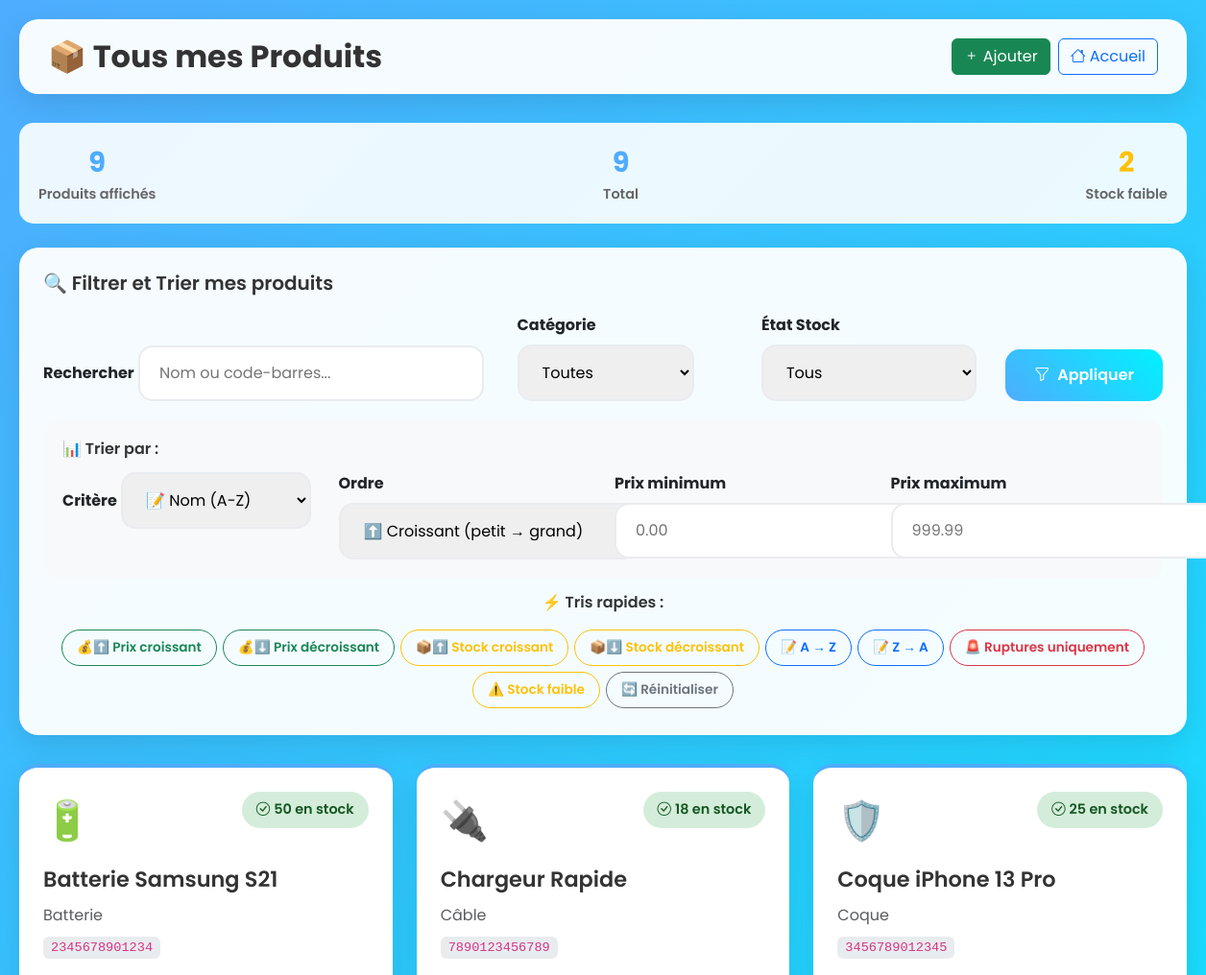
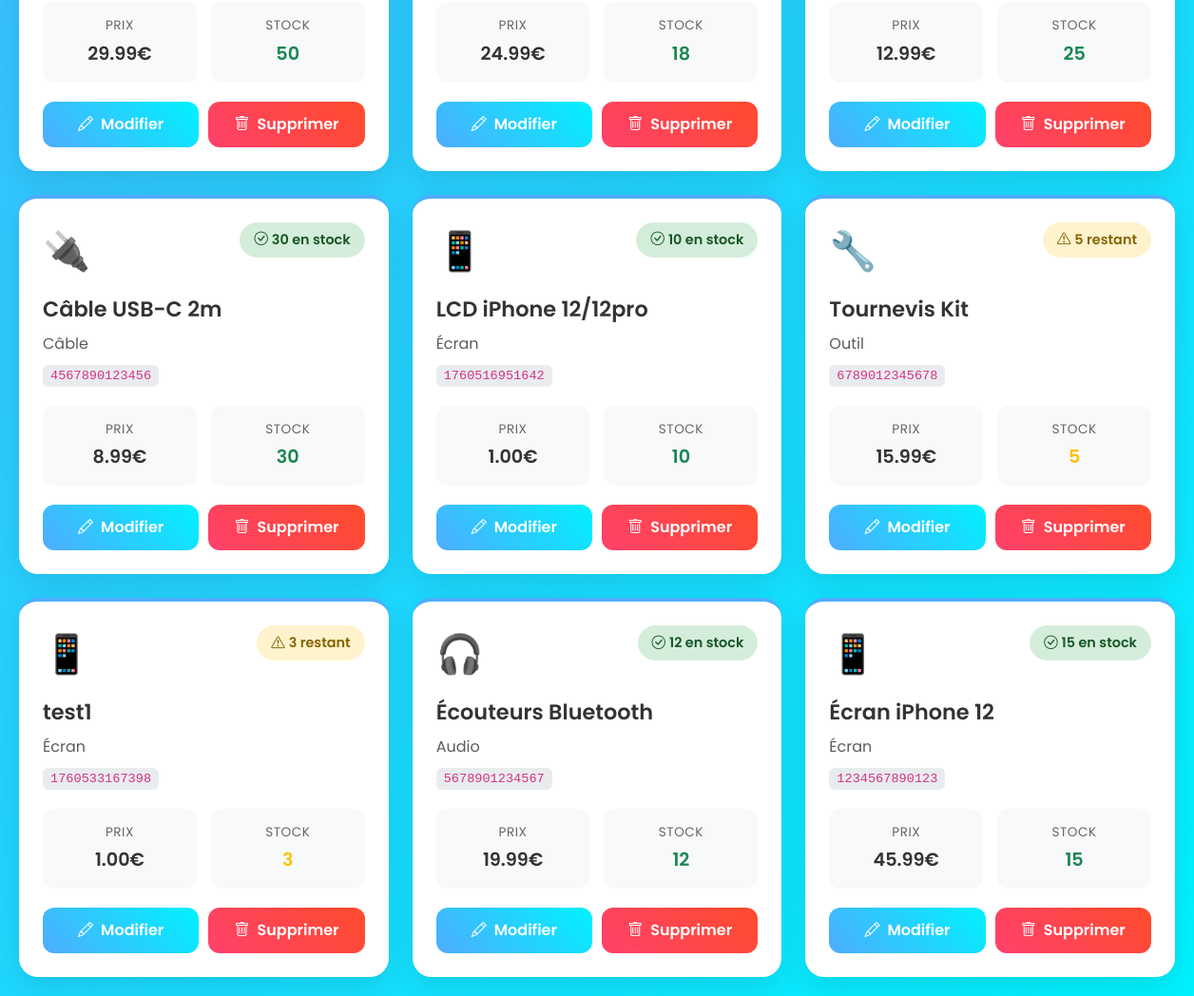
Page /produits on the committed database (2 pictures, top to bottom).
### tables this page shows
CREATE TABLE categories (
            id INTEGER PRIMARY KEY AUTOINCREMENT,
            nom TEXT NOT NULL UNIQUE,
            emoji TEXT DEFAULT '📦',
            description TEXT,
            date_creation TIMESTAMP DEFAULT CURRENT_TIMESTAMP
        );

CREATE TABLE produits (
            id INTEGER PRIMARY KEY AUTOINCREMENT,
            nom TEXT NOT NULL,
            code_barres TEXT UNIQUE NOT NULL,
            prix REAL NOT NULL,
            stock INTEGER NOT NULL DEFAULT 0,
            categorie TEXT DEFAULT 'Autre',
            date_creation TIMESTAMP DEFAULT CURRENT_TIMESTAMP
        );

### app.py (the view)
@app.route('/produits')
def voir_produits():
    try:
        conn, db_type = get_db_connection()
        if db_type == 'postgresql':
            cursor = conn.cursor(cursor_factory=RealDictCursor)
            placeholder = '%s'
        else:
            cursor = conn.cursor()
            placeholder = '?'
        recherche = request.args.get('q', '').strip()
        categorie = request.args.get('cat', '').strip()
        stock_filter = request.args.get('stock', '').strip()
        prix_min = request.args.get('prix_min', '').strip()
        prix_max = request.args.get('prix_max', '').strip()
        tri = request.args.get('sort', 'nom').strip()
        ordre = request.args.get('order', 'asc').strip()
        query = 'SELECT * FROM produits WHERE 1=1'
        params = []
        if recherche:
            query += f' AND (nom ILIKE {placeholder} OR code_barres LIKE {placeholder})'
            params.extend([f'%{recherche}%', f'%{recherche}%'])
        if categorie:
            query += f' AND categorie = {placeholder}'
            params.append(categorie)
        if stock_filter == 'out':
            query += ' AND stock = 0'
        elif stock_filter == 'low':
            query += ' AND stock > 0 AND stock <= 5'
        elif stock_filter == 'ok':
            query += ' AND stock > 5'
        if prix_min:
            query += f' AND prix >= {placeholder}'
            params.append(float(prix_min))
        if prix_max:
            query += f' AND prix <= {placeholder}'
            params.append(float(prix_max))
        colonnes_tri = {
            'nom': 'nom',
            'prix': 'prix',
            'stock': 'stock',
            'categorie': 'categorie',
            'date': 'date_creation'
        }
        colonne_tri = colonnes_tri.get(tri, 'nom')
        ordre_sql = 'DESC' if ordre == 'desc' else 'ASC'
        query += f' ORDER BY {colonne_tri} {ordre_sql}'
        cursor.execute(query, params)
        produits = cursor.fetchall()
        cursor.execute('SELECT COUNT(*) as total FROM produits')
        total = cursor.fetchone()['total'] if db_type == 'postgresql' else cursor.fetchone()[0]
        cursor.execute('SELECT COUNT(*) as ruptures FROM produits WHERE stock = 0')
        ruptures = cursor.fetchone()['ruptures'] if db_type == 'postgresql' else cursor.fetchone()[0]
        cursor.execute('SELECT COUNT(*) as stock_faible FROM produits WHERE stock > 0 AND stock <= 5')
        stock_faible = cursor.fetchone()['stock_faible'] if db_type == 'postgresql' else cursor.fetchone()[0]
        conn.close()
        stats = {
            'total': total,
            'ruptures': ruptures,
            'stock_faible': stock_faible,
            'resultats': len(produits)
        }
        return render_template('produits.html',
                             produits=[dict(p) for p in produits],
                             categories=get_categories(),
                             stats=stats,
                             filtres={
                                 'recherche': recherche,
                                 'categorie': categorie,
                                 'stock_filter': stock_filter,
                                 'prix_min': prix_min,
                                 'prix_max': prix_max,
                                 'tri': tri,
                                 'ordre': ordre
                             })
    except Exception as e:
        return render_template('error.html', error=str(e))

### templates/produits.html (shortened to what this page needs)
<!DOCTYPE html>
<html lang="fr">
<head>
    <link href="https://cdn.jsdelivr.net/npm/bootstrap@5.3.2/dist/css/bootstrap.min.css" rel="stylesheet">
    <link href="https://cdn.jsdelivr.net/npm/bootstrap-icons@1.11.1/font/bootstrap-icons.css" rel="stylesheet">
</head>
<body>
    <div class="container-simple">
        <div class="header-bar">
            <h1 class="page-title">📦 Tous mes Produits</h1>
            <div class="d-flex gap-2">
                <a href="/ajouter" class="btn btn-success">
                    <i class="bi bi-plus me-1"></i>Ajouter
                </a>
                <a href="/" class="btn btn-outline-primary">
                    <i class="bi bi-house me-1"></i>Accueil
                </a>
            </div>
        </div>
        <div class="stats-bar">
            <div class="stat-simple">
                <div class="stat-number">{{ stats.resultats }}</div>
                <div class="stat-label">Produits affichés</div>
            </div>
            <div class="stat-simple">
                <div class="stat-number">{{ stats.total }}</div>
                <div class="stat-label">Total</div>
            </div>
            {% if stats.stock_faible > 0 %}
            <div class="stat-simple">
                <div class="stat-number text-warning">{{ stats.stock_faible }}</div>
                <div class="stat-label">Stock faible</div>
            </div>
            {% endif %}
        </div>
        <div class="filters-simple">
            <h5 style="color: #333; font-weight: 600; margin-bottom: 20px;">
                🔍 Filtrer et Trier mes produits
            </h5>
            <form method="GET">
                <div class="filter-row" style="grid-template-columns: 2fr 1fr 1fr auto; margin-bottom: 20px;">
                    <div>
                        <label class="form-label fw-bold">Rechercher</label>
                        <input type="text" name="q" class="filter-input"
                               placeholder="Nom ou code-barres..."
                               value="{{ filtres.recherche }}">
                    </div>
                    <div>
                        <label class="form-label fw-bold">Catégorie</label>
                        <select name="cat" class="filter-input">
                            <option value="">Toutes</option>
                        </select>
                    </div>
                    <div>
                        <label class="form-label fw-bold">État Stock</label>
                        <select name="stock" class="filter-input">
                            <option value="">Tous</option>
                        </select>
                    </div>
                    <button type="submit" class="btn-filter">
                        <i class="bi bi-funnel me-2"></i>Appliquer
                    </button>
                </div>
                <div style="background: #f8f9fa; padding: 20px; border-radius: 15px; margin-bottom: 15px;">
                    <h6 style="color: #333; font-weight: 600; margin-bottom: 15px;">
                        📊 Trier par :
                    </h6>
                    <div class="row">
                        <div class="col-md-3">
                            <label class="form-label fw-bold">Critère</label>
                            <select name="sort" class="filter-input">
                                <option value="nom" {% if filtres.tri == 'nom' %}selected{% endif %}>📝 Nom (A-Z)</option>
                            </select>
                        </div>
                        <div class="col-md-3">
                            <label class="form-label fw-bold">Ordre</label>
                            <select name="order" class="filter-input">
                                <option value="asc" {% if filtres.ordre == 'asc' %}selected{% endif %}>⬆️ Croissant (petit → grand)</option>
                            </select>
                        </div>
                        <div class="col-md-3">
                            <label class="form-label fw-bold">Prix minimum</label>
                            <input type="number" name="prix_min" class="filter-input"
                                   placeholder="0.00" step="0.01" min="0"
                                   value="{{ filtres.prix_min }}">
                        </div>
                        <div class="col-md-3">
                            <label class="form-label fw-bold">Prix maximum</label>
                            <input type="number" name="prix_max" class="filter-input"
                                   placeholder="999.99" step="0.01" min="0"
                                   value="{{ filtres.prix_max }}">
                        </div>
                    </div>
                </div>
                <div style="text-align: center;">
                    <h6 style="color: #333; font-weight: 600; margin-bottom: 15px;">
                        ⚡ Tris rapides :
                    </h6>
                    <div class="d-flex flex-wrap justify-content-center">
                        <a href="?sort=prix&order=asc" class="btn btn-outline-success quick-sort-btn">
                            💰⬆️ Prix croissant
                        </a>
                        <a href="?sort=prix&order=desc" class="btn btn-outline-success quick-sort-btn">
                            💰⬇️ Prix décroissant
                        </a>
                        <a href="?sort=stock&order=asc" class="btn btn-outline-warning quick-sort-btn">
                            📦⬆️ Stock croissant
                        </a>
                        <a href="?sort=stock&order=desc" class="btn btn-outline-warning quick-sort-btn">
                            📦⬇️ Stock décroissant
                        </a>
                        <a href="?sort=nom&order=asc" class="btn btn-outline-primary quick-sort-btn">
                            📝 A → Z
                        </a>
                        <a href="?sort=nom&order=desc" class="btn btn-outline-primary quick-sort-btn">
                            📝 Z → A
                        </a>
                        <a href="?stock=out" class="btn btn-outline-danger quick-sort-btn">
                            🚨 Ruptures uniquement
                        </a>
                        <a href="?stock=low" class="btn btn-outline-warning quick-sort-btn">
                            ⚠️ Stock faible
                        </a>
                        <a href="/produits" class="btn btn-outline-secondary quick-sort-btn">
                            🔄 Réinitialiser
                        </a>
                    </div>
                </div>
            </form>
        </div>
        {% if produits %}
        <div class="products-grid">
            {% for produit in produits %}
            <div class="product-card-simple">
                <div class="product-header">
                    <div class="product-emoji">
                        {% for cat in categories %}
                            {% if cat.nom == produit.categorie %}
                                {{ cat.emoji }}
                            {% endif %}
                        {% endfor %}
                    </div>
                    <div class="stock-badge
                        {% if produit.stock == 0 %}stock-out
                        {% elif produit.stock <= 5 %}stock-low
                        {% else %}stock-ok{% endif %}">
                        {% if produit.stock == 0 %}
                            <i class="bi bi-x-circle me-1"></i>Rupture
                        {% elif produit.stock <= 5 %}
                            <i class="bi bi-exclamation-triangle me-1"></i>{{ produit.stock }} restant
                        {% else %}
                            <i class="bi bi-check-circle me-1"></i>{{ produit.stock }} en stock
                        {% endif %}
                    </div>
                </div>
                <div class="product-name">{{ produit.nom }}</div>
                <div class="text-muted mb-2">{{ produit.categorie }}</div>
                <code style="background: #e9ecef; padding: 4px 8px; border-radius: 6px; font-size: 0.85rem;">
                    {{ produit.code_barres }}
                </code>
                <div class="product-details">
                    <div class="detail-box">
                        <div class="detail-label">Prix</div>
                        <div class="detail-value">{{ "%.2f"|format(produit.prix) }}€</div>
                    </div>
                    <div class="detail-box">
                        <div class="detail-label">Stock</div>
                        <div class="detail-value
                            {% if produit.stock == 0 %}text-danger
                            {% elif produit.stock <= 5 %}text-warning
                            {% else %}text-success{% endif %}">
                            {{ produit.stock }}
                        </div>
                    </div>
                </div>
                <div class="product-actions">
                    <a href="/modifier/{{ produit.id }}" class="btn-action btn-edit">
                        <i class="bi bi-pencil"></i>Modifier
                    </a>
                    <a href="/supprimer/{{ produit.id }}" class="btn-action btn-delete"
                       onclick="return confirm('🗑️ Supprimer {{ produit.nom }} ?')">
                        <i class="bi bi-trash"></i>Supprimer
                    </a>
                </div>
            </div>
            {% endfor %}
        </div>
        {% endif %}
    </div>
</body>
</html>

### rows in the picture
produits: stock "50", nom "Batterie Samsung S21", categorie "Batterie", code_barres "2345678901234", prix "29.99"
categories: emoji "🔋"
produits: stock "18", nom "Chargeur Rapide", categorie "Câble", code_barres "7890123456789", prix "24.99"
categories: emoji "🔌"
produits: stock "25", nom "Coque iPhone 13 Pro", categorie "Coque", code_barres "3456789012345", prix "12.99"
categories: emoji "🛡️"
produits: stock "30", nom "Câble USB-C 2m", categorie "Câble", code_barres "4567890123456", prix "8.99"
produits: stock "10", nom "LCD iPhone 12/12pro", categorie "Écran", code_barres "1760516951642", prix "1.00"
categories: emoji "📱"
produits: stock "5", nom "Tournevis Kit", categorie "Outil", code_barres "6789012345678", prix "15.99"
categories: emoji "🔧"
produits: stock "3", nom "test1", categorie "Écran", code_barres "1760533167398", prix "1.00"
produits: stock "12", nom "Écouteurs Bluetooth", categorie "Audio", code_barres "5678901234567", prix "19.99"
categories: emoji "🎧"
produits: stock "15", nom "Écran iPhone 12", categorie "Écran", code_barres "1234567890123", prix "45.99"

### other values in the picture
{{ stats.resultats }} "9"
{{ stats.total }} "9"
{{ stats.stock_faible }} "2"
